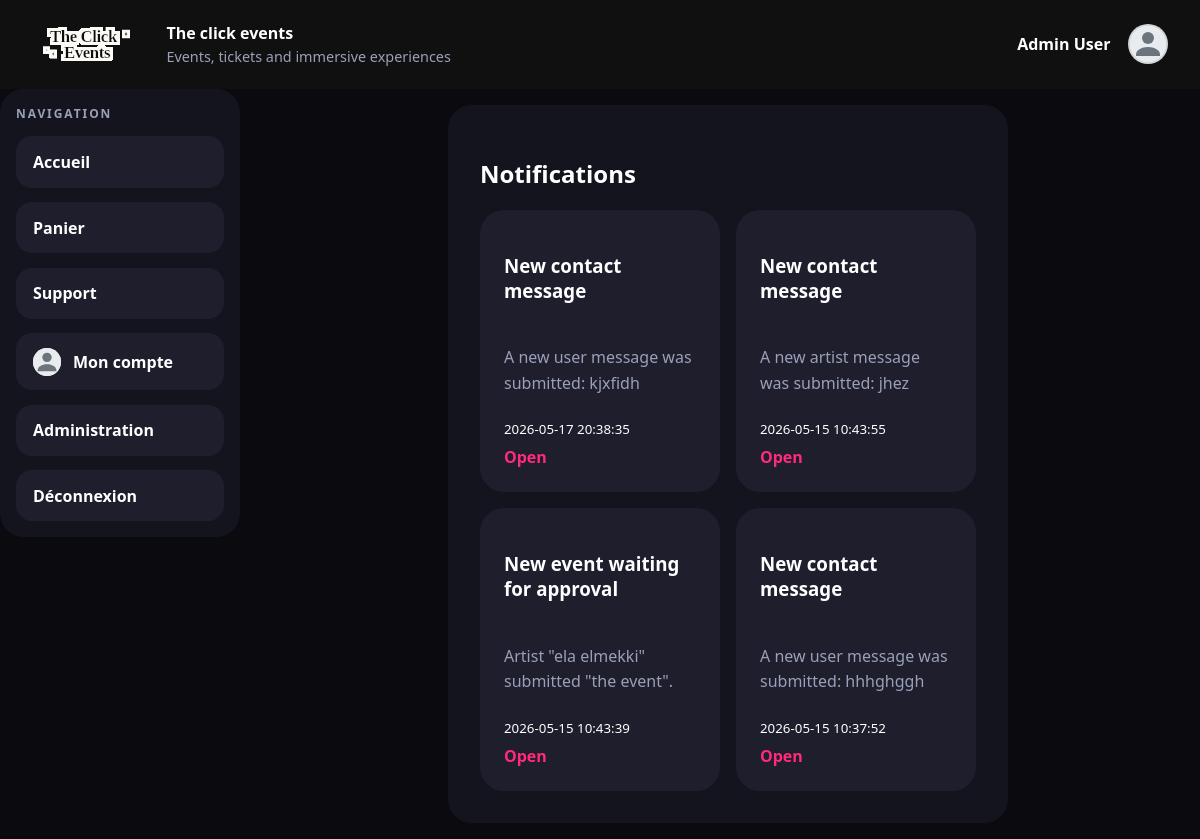
Page /notifications (signed in) on the committed database.
### tables this page shows
CREATE TABLE notifications (
    id INTEGER PRIMARY KEY AUTOINCREMENT,
    user_id INTEGER NOT NULL,
    type TEXT NOT NULL,
    title TEXT NOT NULL,
    message TEXT NOT NULL,
    related_id INTEGER DEFAULT NULL,
    is_read INTEGER NOT NULL DEFAULT 0,
    created_at TEXT DEFAULT CURRENT_TIMESTAMP,
    FOREIGN KEY (user_id) REFERENCES users(id) ON DELETE CASCADE
);

### config/bootstrap.php (called while the page is built, shortened)
<?php
spl_autoload_register(static function (string $class): void {
    $prefix = 'App\\';
    $relativeClass = substr($class, strlen($prefix));
    $candidates = [
        APP_PATH . '/' . str_replace('\\', '/', $relativeClass) . '.php',
        CONFIG_PATH . '/' . str_replace('Config\\', '', $relativeClass) . '.php',
    ];
    foreach ($candidates as $file) {
        if (is_file($file)) {
            return;
        }
    }
});
function view(string $template, array $data = []): void
{
    require VIEW_PATH . '/layouts/main.php';
}
function e(?string $value): string
{
    return htmlspecialchars($value ?? '', ENT_QUOTES, 'UTF-8');
}

### app/core/Controller.php (called while the page is built, shortened)
<?php
abstract class Controller
{
    protected function render(string $template, array $data = []): void
    {
        view($template, $data);
    }
}

### app/controllers/NotificationController.php (called while the page is built, shortened)
<?php
final class NotificationController extends Controller
{
    public function index(): void
    {
        $userId = (int) $_SESSION['user']['id'];
        $notificationModel = new Notification();
        $notifications = $notificationModel->byUser($userId);
        $this->render('notification/index', [
            'notifications' => $notifications,
        ]);
    }
}

### config/Database.php (called while the page is built, shortened)
<?php
final class Database
{
    private static ?PDO $instance = null;
    public static function connection(): PDO
    {
        $driver = strtolower((string) ($_ENV['DB_DRIVER'] ?? 'sqlite'));
        $sqliteFile = dirname(__DIR__) . '/data/phpjs.sqlite';
        $sqliteDir = dirname($sqliteFile);
        $dsn = 'sqlite:' . $sqliteFile;
        try {
            self::$instance = new PDO($dsn, null, null, [
                PDO::ATTR_ERRMODE => PDO::ERRMODE_EXCEPTION,
                PDO::ATTR_DEFAULT_FETCH_MODE => PDO::FETCH_ASSOC,
            ]);
            self::$instance->exec('PRAGMA foreign_keys = ON');
            self::migrateSqlite(self::$instance);
            $row = self::$instance->query('SELECT COUNT(*) AS count FROM users')->fetch();
        } catch (PDOException $exception) {
            throw new RuntimeException('SQLite connection failed: ' . $exception->getMessage(), 0, $exception);
        }
        return self::$instance;
    }
    private static function migrateSqlite(PDO $pdo): void
    {
        self::ensureColumn($pdo, 'artists', 'user_id', 'INTEGER DEFAULT NULL');
        self::ensureColumn($pdo, 'events', 'category', "TEXT NOT NULL DEFAULT 'concert'");
        self::ensureUniqueIndex($pdo, 'artists', 'user_id');
        self::ensureCartItemsTable($pdo);
    }
    private static function ensureCartItemsTable(PDO $pdo): void
    {
        $columns = $pdo->query('PRAGMA table_info(cart_items)')->fetchAll();
        if ($columns !== false && count($columns) > 0) {
            return;
        }
    }
    private static function ensureColumn(PDO $pdo, string $table, string $column, string $definition): void
    {
        $columns = $pdo->query('PRAGMA table_info(' . $table . ')')->fetchAll();
        foreach ($columns as $existingColumn) {
            if (($existingColumn['name'] ?? null) === $column) {
                return;
            }
        }
    }
    private static function ensureUniqueIndex(PDO $pdo, string $table, string $column): void
    {
        $indexName = $table . '_' . $column . '_unique_idx';
        $indexes = $pdo->query('PRAGMA index_list(' . $table . ')')->fetchAll();
        foreach ($indexes as $index) {
            if (($index['name'] ?? null) === $indexName) {
                return;
            }
        }
    }
}

### app/models/BaseModel.php (called while the page is built, shortened)
<?php
abstract class BaseModel
{
    protected PDO $db;
    public function __construct()
    {
        $this->db = Database::connection();
    }
    protected function fetchAll(string $sql, array $params = []): array
    {
        $statement = $this->db->prepare($sql);
        $statement->execute($params);
        return $statement->fetchAll();
    }
    protected function execute(string $sql, array $params = []): bool
    {
        $statement = $this->db->prepare($sql);
        return $statement->execute($params);
    }
}

### app/models/Notification.php (called while the page is built, shortened)
<?php
final class Notification extends BaseModel
{
    public function byUser(int $userId): array
    {
        return $this->fetchAll(
            'SELECT * FROM notifications WHERE user_id = :user_id ORDER BY created_at DESC',
            [':user_id' => $userId]
        );
    }
}

### app/views/notification/index.php (the view)
<section class="auth-card">
    <h1>Notifications</h1>
    <?php if (empty($notifications)): ?>
        <p>No notifications.</p>
    <?php else: ?>
        <div class="cards notification-cards">
            <?php foreach ($notifications as $n): ?>
                <a class="card notification-card <?= $n['is_read'] ? 'is-read' : 'is-unread' ?>" href="/notifications/open?id=<?= e((string) $n['id']) ?>">
                    <h3><?= e($n['title']) ?></h3>
                    <p><?= e($n['message']) ?></p>
                    <small><?= e($n['created_at']) ?></small>
                    <span class="notification-action">Open</span>
                </a>
            <?php endforeach; ?>
        </div>
    <?php endif; ?>
</section>

### public/css/style.css (style rules this page uses)
:root { --bg: #0a0a0f; --panel: #14141f; --panel-2: #1e1e2d; --text: #ffffff; --muted: #9aa0b8; --accent: #ff2a7a; --accent-2: #00f0ff; --border: transparent; }
* { box-sizing: border-box; }
body { margin: 0; font-family: "Segoe UI", "Helvetica Neue", Arial, sans-serif; background: var(--bg); color: var(--text); }
a { color: inherit; text-decoration: none; }
.hero-copy, .hero-panel, .card { background: var(--panel); border: none; border-radius: 1.5rem; box-shadow: none; }
.hero p, .card p { color: var(--muted); line-height: 1.6; }
.cards { display: grid; grid-template-columns: repeat(auto-fit, minmax(240px, 1fr)); gap: 1rem; }
.auth-card { max-width: 560px; margin: 0 auto; padding: 2rem; background: var(--panel); border: none; border-radius: 1.5rem; box-shadow: none; }
.card { padding: 1.5rem; }
.card, .auth-card, .cart-item, .hero-copy, .hero-panel { transition: transform 180ms ease, border-color 180ms ease, box-shadow 180ms ease, background 180ms ease; }
.events-grid .card, .events-grid .event-card-link, .notification-cards .card, .cart-items .cart-item { min-height: unset; }
.notification-card.is-read { background: var(--panel-2); color: var(--text); }
.notification-card { display: grid; gap: 0.5rem; text-align: left; }
.notification-action { color: var(--accent); font-weight: 700; }

### rows in the picture
notifications: title "New contact message", message "A new user message was submitted: kjxfidh", created_at "2026-05-17 20:38:35"
notifications: title "New contact message", message "A new artist message was submitted: jhez", created_at "2026-05-15 10:43:55"
notifications: title "New event waiting for approval", message "Artist \"ela elmekki\" submitted \"the event\".", created_at "2026-05-15 10:43:39"
notifications: title "New contact message", message "A new user message was submitted: hhhghggh", created_at "2026-05-15 10:37:52"

### other values in the picture
$_SESSION['user']['full_name'] "Admin User"
